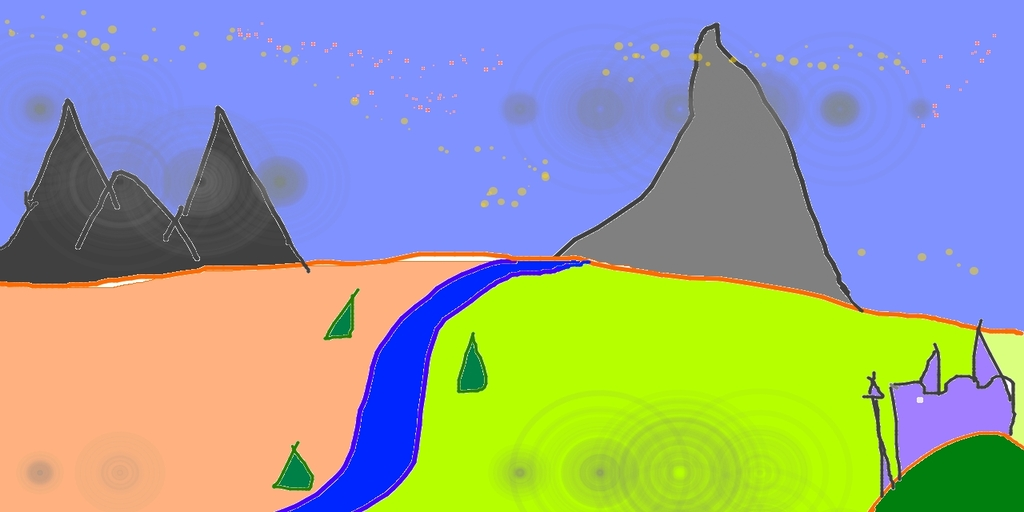
#> input picture 4.openCV/img02.jpg, 1024 x 512 px
$ jupyter execute '03 다각형 그리기(기본).ipynb'
#> lines starting #> are read from the running program, lines starting #| are printed output that depends on the picture
https://076923.github.io/posts/Python-opencv-39/

[cell 1]
import cv2

def event_mous(event,x,y,flags,param):
    print(x,y)

img=cv2.imread('./img02.jpg') # 샘플이미지 불러오기
#> img is the input picture: shape (512, 1024, 3); mean B, G, R 152.1, 162.1, 152.3
cv2.namedWindow('img')#먼저 마우스 이벤트를 적용할 창을 만듦
cv2.setMouseCallback('img',event_mous)#만든 창에 마우스콜백설정함수(setMouseCallback)로 envent_mous 함수를 설정함
#창이름, 콜백함수
#콜백함수: 마우스 이벤트가 발생했을 때, 전달할 함수
cv2.imshow('img',img)
cv2.waitKey(0)
cv2.destroyAllWindows()

[cell 2]
import cv2
import numpy as np

img=np.zeros((480,640,3), dtype=np.uint8)
COLOR=(0,0,255)
THICKNESS=3

pts1=np.array([[100,100],[200,100],[100,200]])
cv2.polylines(img,[pts1],True,COLOR,THICKNESS)
#그릴위치, 좌표들, 닫힘여부, 컬러, 선종류

cv2.imshow('img',img)
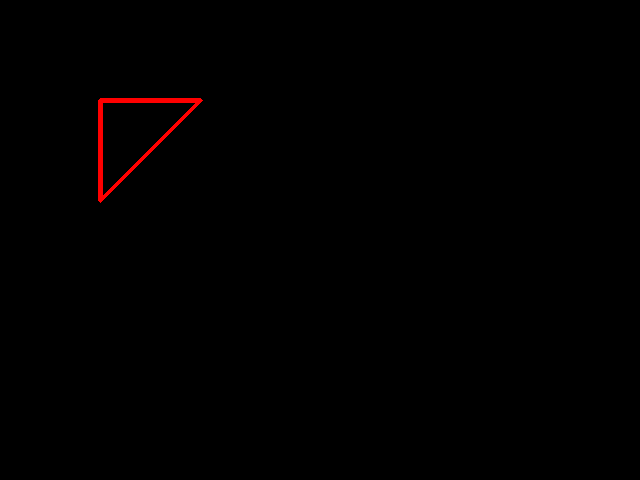
#> window 'img': shape (480, 640, 3); mean B, G, R 0, 0, 1.2
cv2.waitKey(0)
cv2.destroyAllWindows()

[cell 3]
import cv2
import numpy as np

img=np.zeros((480,640,3), dtype=np.uint8)
COLOR=(0,0,255)
THICKNESS=3

pts1=np.array([[100,100],[200,100],[100,200]])
pts2=np.array([[200,200],[300,200],[300,400]])
cv2.polylines(img,[pts1],True,COLOR,THICKNESS)
cv2.polylines(img,[pts2],True,COLOR,THICKNESS)
#그릴위치, 좌표들, 닫힘여부, 컬러, 선종류

cv2.imshow('img',img)
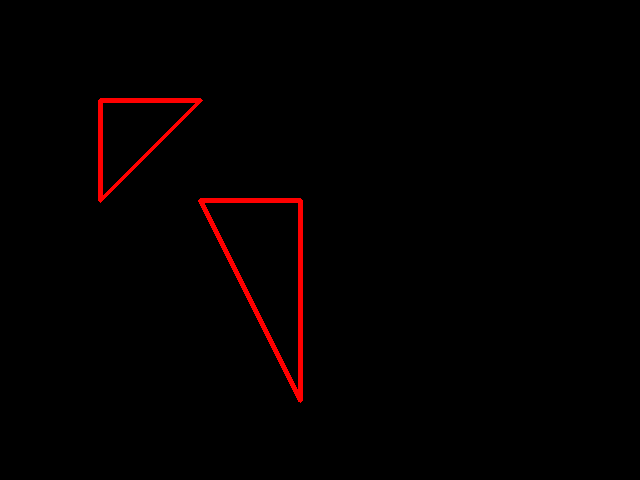
#> window 'img': shape (480, 640, 3); mean B, G, R 0, 0, 3.4
cv2.waitKey(0)
cv2.destroyAllWindows()
